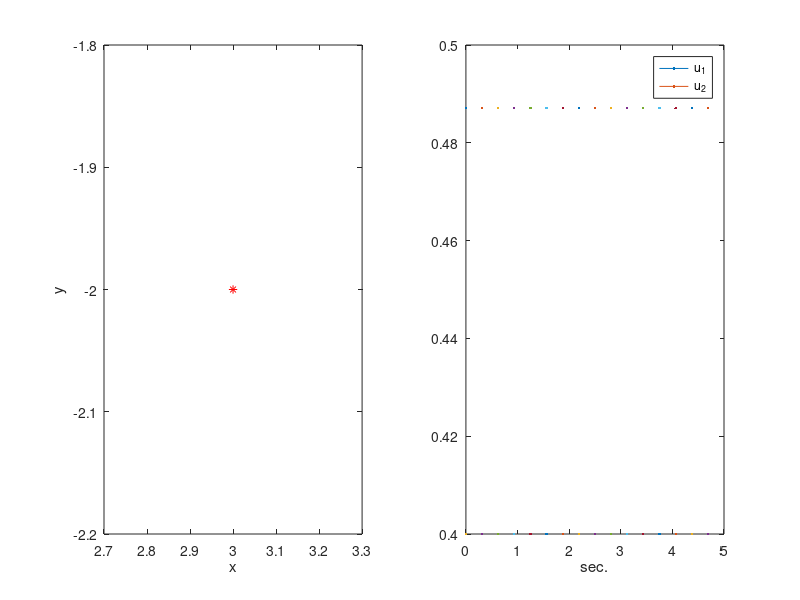

This chart was generated by the following MATLAB code:
function f = car_shooting()
% Example of trajectory optimization for a 
% car-like model using shooting and least-squares Gauss Newton method
%
% Marin Kobilarov marin(at)jhu.edu


% time horizon and segments
tf = 5;
S.N = 16;
S.h = tf/S.N;
S.m = 2;
S.n = 5;

% cost function parameters
S.Q = .0*diag([5, 5, 1, 1, 1]);
S.R = .1*diag([1, 5]);
S.Qf = diag([10, 10, 10, 1, 1]);

S.Qs = sqrt(S.Q);
S.Rs = sqrt(S.R);
S.Qfs = sqrt(S.Qf);

S.f = @car_f;

% initial state
%x0 = [-5; -2; -1.2; 0; 0];
x0 = [3; -2; -2.2; 0; 0];

S.x0 = x0;

% initial control sequence
us = zeros(2,S.N);
xs = sys_traj(x0, us, S);

subplot(1,2,1)

plot(xs(1,:), xs(2,:), '-b')
hold on

m = size(us,1);
N = S.N;
lb = repmat([-1; -.4], N, 1); % can incorporate upper and lower bound
ub = repmat([1; .4], N, 1);

us = lsqnonlin(@(us)car_cost(us, S), us, lb, ub);

% update trajectory
xs = sys_traj(x0, us, S);

plot(xs(1,:), xs(2,:), '-b');hold on;
plot(xs(1, end), xs(2,end), 'r*'); hold off;

y = car_cost(us, S);
J = y'*y/2;

disp(['cost=' num2str(J)])

xlabel('x')
ylabel('y')

subplot(1,2,2)

plot(0:S.h:tf-S.h, us(1,:),0:S.h:tf-S.h, us(2,:));
xlabel('sec.')
legend('u_1','u_2')


function y = car_cost(us, S)
% this the car costs in least-squares form,
% i.e. the residuals at each time-step

us = reshape(us, S.m, S.N);

xs = sys_traj(S.x0, us, S);

N=size(us,2);

%y = zeros(S.N*(S.n+S.m), 1);
y=[];
for k=1:N
  y = [y; S.Rs*us(:,k)];
end

for k=2:N
  y = [y; S.Qs*xs(:,k)];
end
y = [y; S.Qfs*xs(:,N+1)];


function [x, A, B] = car_f(k, x, u, S)
% car dynamics and jacobians

h = S.h;
c = cos(x(3));
s = sin(x(3));
v = x(4);
w = x(5);

A = [1 0 -h*s*v h*c 0;
     0 1 h*c*v h*s 0;
     0 0 1 0 h;
     0 0 0 1 0;
     0 0 0 0 1];

B = [0 0;
     0 0;
     0 0;
     h 0;
     0 h];

x = [x(1) + h*c*v;
     x(2) + h*s*v;
     x(3) + h*w;
     v + h*u(1);
     w + h*u(2)];


function xs = sys_traj(x0, us, S)

N = size(us, 2);
xs(:,1) = x0;

for k=1:N
  xs(:, k+1) = S.f(k, xs(:,k), us(:,k), S);
end
